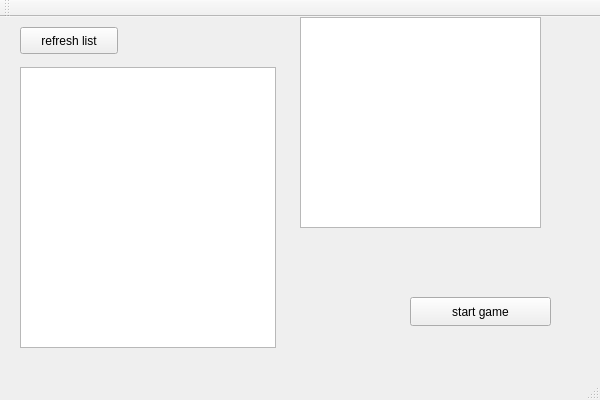
<?xml version="1.0" encoding="UTF-8"?>
<ui version="4.0">
 <class>MainWindow</class>
 <widget class="QMainWindow" name="MainWindow">
  <property name="geometry">
   <rect>
    <x>0</x>
    <y>0</y>
    <width>600</width>
    <height>400</height>
   </rect>
  </property>
  <property name="windowTitle">
   <string>MainWindow</string>
  </property>
  <widget class="QWidget" name="centralWidget">
   <widget class="QListWidget" name="list_game">
    <property name="geometry">
     <rect>
      <x>20</x>
      <y>50</y>
      <width>256</width>
      <height>281</height>
     </rect>
    </property>
   </widget>
   <widget class="QTextBrowser" name="tb_game">
    <property name="geometry">
     <rect>
      <x>300</x>
      <y>0</y>
      <width>241</width>
      <height>211</height>
     </rect>
    </property>
   </widget>
   <widget class="QPushButton" name="btn_refresh_list">
    <property name="geometry">
     <rect>
      <x>20</x>
      <y>10</y>
      <width>98</width>
      <height>27</height>
     </rect>
    </property>
    <property name="text">
     <string>refresh list</string>
    </property>
   </widget>
   <widget class="QPushButton" name="btn_start_game">
    <property name="geometry">
     <rect>
      <x>410</x>
      <y>280</y>
      <width>141</width>
      <height>29</height>
     </rect>
    </property>
    <property name="text">
     <string>start game</string>
    </property>
   </widget>
  </widget>
  <widget class="QMenuBar" name="menuBar">
   <property name="geometry">
    <rect>
     <x>0</x>
     <y>0</y>
     <width>600</width>
     <height>27</height>
    </rect>
   </property>
  </widget>
  <widget class="QToolBar" name="mainToolBar">
   <attribute name="toolBarArea">
    <enum>TopToolBarArea</enum>
   </attribute>
   <attribute name="toolBarBreak">
    <bool>false</bool>
   </attribute>
  </widget>
  <widget class="QStatusBar" name="statusBar"/>
 </widget>
 <layoutdefault spacing="6" margin="11"/>
 <resources/>
 <connections/>
</ui>
